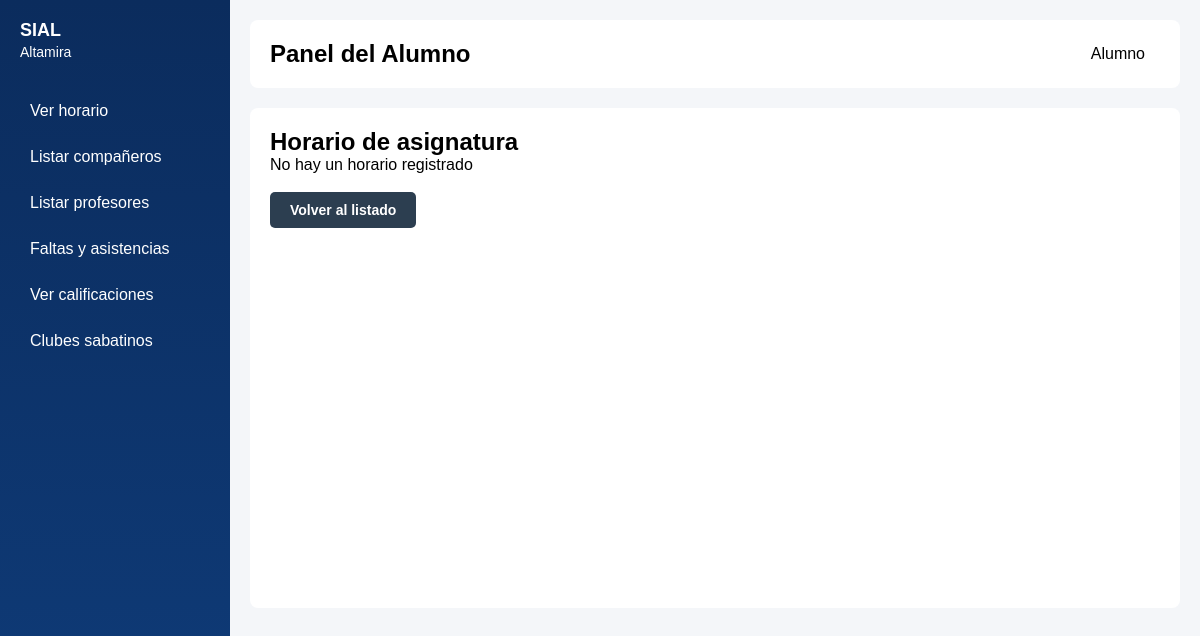
The app's page /panelAlumno.php?accion=verhorario&grupo_id=2, older data.
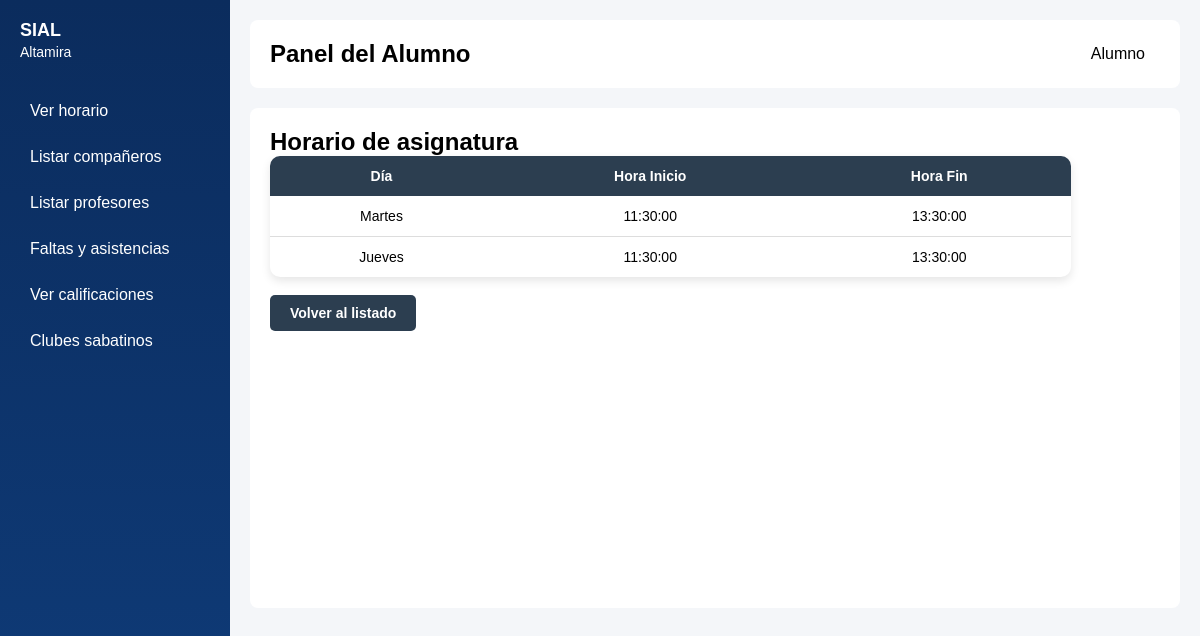
The same page, newer data.
### tables this page shows
CREATE TABLE horario (
    id INT PRIMARY KEY AUTO_INCREMENT,
    grupo_id INT NOT NULL,  
    aula_id INT NOT NULL,
    dia_semana ENUM('Lunes', 'Martes', 'Miércoles', 'Jueves', 'Viernes') NOT NULL,
    hora_inicio TIME NOT NULL,
    hora_fin TIME NOT NULL,
    FOREIGN KEY (grupo_id) REFERENCES grupo(id) ON DELETE CASCADE,
    FOREIGN KEY (aula_id) REFERENCES aula(id) ON DELETE CASCADE
);

### conexion.php (called while the page is built, shortened)
<?php
    class Conexion {
        private $host = "localhost";
        private $user = "root";
        private $password = "";
        private $database = "Altamira";
        public $sentencia;
        private $conexion;
        private function abrir_conexion() {
            $this->conexion = new mysqli($this->host, $this->user, $this->password, $this->database);
        }
        public function obtener_sentencia() {
            $resultado = $this->conexion->query($this->sentencia);
            return $resultado;
        }
    }

### clases/claseAlumno.php (called while the page is built, shortened)
<?php
class alumno extends user {
    public function verHorarioAsignatura($grupo_id) {
        $this->sentencia = "
            SELECT dia_semana, hora_inicio, hora_fin
            FROM horario
            WHERE grupo_id = '$grupo_id'
            ORDER BY dia_semana ASC
        ";
        return $this->obtener_sentencia();
    }
}
?>

### panelAlumno.php (the view, shortened to what this page needs)
<!DOCTYPE html>
<html lang="es">
<head>
    <link rel="stylesheet" href="visual_maestro.css">
</head>
<body>
<div class="contenedor">
    <aside class="sidebar">
        <div class="logo">
            SIAL<br><span>Altamira</span>
        </div>
        <?php
        $alumno_id = 1;
        ?>
        <nav class="menu-lateral">
            <a href="?accion=verhorario">Ver horario</a>
            <a href="?accion=listara">Listar compañeros</a>
            <a href="?accion=listarp">Listar profesores</a>
            <a href="?accion=faltasasistencias">Faltas y asistencias</a>
            <a href="?accion=vercalificaciones">Ver calificaciones</a>
            <a href="?accion=clubes">Clubes sabatinos</a>
        </nav>
    </aside>
    <main class="contenido">
        <header class="barra-superior">
            <h2>Panel del Alumno</h2>
            <div class="perfil">
                <span class="nombre">Alumno</span>
            </div>
        </header>
        <div class="panel-vacio">
        <?php
        include('clases/claseAlumno.php');
        $objAlumno = new alumno();
        $accion = $_GET['accion'] ?? '';
        $grupo_id = $_GET['grupo_id'] ?? null;
        if ($accion == 'listara') {
            $grupo_id = 1;
            $res = $objAlumno->Listar_alumnos($grupo_id);
            echo "<h2>Compañeros de clase</h2>";
            if ($res && $res->num_rows > 0) {
                echo "<table class='tabla-alumno'>
                        <thead>
                            <tr>
                                <th>ID Alumno</th>
                                <th>Nombre</th>
                                <th>Email</th>
                            </tr>
                        </thead>
                        <tbody>";
                while ($fila = $res->fetch_assoc()) {
                    echo "<tr>
                            <td>{$fila['alumno_id']}</td>
                            <td>{$fila['nombre']}</td>
                            <td>{$fila['email']}</td>
                        </tr>";
                }
                echo "</tbody></table>";
            } else {
                echo "<p>No hay compañeros.</p>";
            }
        }
        elseif ($accion == 'verhorario') {
            if (!$grupo_id) {
                $resMaterias = $objAlumno->setCalificacion($alumno_id);
                echo "<h2>Mi horario</h2>";
                if ($resMaterias && $resMaterias->num_rows > 0) {
                    echo "<table class='tabla-alumno'>
                            <thead><tr><th>Asignatura</th><th>Acción</th></tr></thead>";
                    while ($materia = $resMaterias->fetch_assoc()) {
                        echo "<tr>
                                <td>{$materia['asignatura']}</td>
                                <td><a class='btn' href='?accion=verhorario&grupo_id={$materia['grupo_id']}'>Consultar Horario</a></td>
                            </tr>";
                    }
                    echo "</table>";
                } else {
                    echo "<p>No estás matriculado en ninguna asignatura.</p>";
                }
            } else {
                $resHorario = $objAlumno->verHorarioAsignatura($grupo_id);
                echo "<h2>Horario de asignatura</h2>";
                if ($resHorario && $resHorario->num_rows > 0) {
                    echo "<table class='tabla-alumno'>
                            <thead>
                                <tr><th>Día</th><th>Hora Inicio</th><th>Hora Fin</th></tr>
                            </thead>";
                    while ($h = $resHorario->fetch_assoc()) {
                        echo "<tr>
                                <td>{$h['dia_semana']}</td>
                                <td>{$h['hora_inicio']}</td>
                                <td>{$h['hora_fin']}</td>
                            </tr>";
                    }
                    echo "</table><br>";
                } else {
                    echo "<p>No hay un horario registrado</p><br>";
                }
                echo "<a href='?accion=verhorario' class='btn-regresar'>Volver al listado</a><br><br>";
            }
        }
        ?>
        </div>
    </main>
</div>
</body>
</html>

### visual_maestro.css (style rules this page uses)
* { margin: 0; padding: 0; box-sizing: border-box; font-family: Arial, sans-serif; }
body { background: #f4f6f9; }
.contenedor { display: flex; min-height: 100vh; }
.sidebar { width: 230px; background: linear-gradient(180deg, #0b2c5d, #0f3c7a); color: white; padding: 20px; }
.logo { font-size: 18px; font-weight: bold; margin-bottom: 30px; }
.logo span { font-size: 14px; font-weight: normal; }
.menu-lateral a { display: block; color: white; text-decoration: none; padding: 10px; margin-bottom: 8px; border-radius: 5px; transition: 0.3s; }
.contenido { flex: 1; padding: 20px; }
.barra-superior { display: flex; justify-content: space-between; align-items: center; background: white; padding: 15px 20px; border-radius: 8px; margin-bottom: 20px; }
.panel-vacio { background: white; min-height: 500px; border-radius: 8px; padding: 20px; }
.perfil { position: relative; display: flex; align-items: center; cursor: pointer; padding: 10px 15px; }
.tabla-alumno { width: 90%; max-width: 1000px; border-collapse: collapse; background-color: #ffffff; border-radius: 10px; overflow: hidden; box-shadow: 0 4px 10px rgba(0, 0, 0, 0.1); }
.tabla-alumno thead { background-color: #2c3e50; color: white; }
.tabla-alumno th { padding: 12px; text-align: center; font-size: 14px; }
.tabla-alumno td { padding: 12px; text-align: center; font-size: 14px; border-bottom: 1px solid #ddd; }
.tabla-alumno tbody tr:last-child td { border-bottom: none; }
.btn-regresar { display: inline-block; background-color: #2c3e50; color: white !important; padding: 10px 20px; text-decoration: none; border-radius: 5px; font-size: 14px; font-weight: bold; border: none; cursor: pointer; transition: background 0.3s ease; text-align: center; }

Row changes from the older to the newer data that the page shows:
added horario: dia_semana "Martes", hora_inicio "11:30:00", hora_fin "13:30:00"
added horario: dia_semana "Jueves", hora_inicio "11:30:00", hora_fin "13:30:00"
Text that changed along with them:
text no longer shown: "No hay un horario registrado"
text now shown: "Día Hora Inicio Hora Fin"
